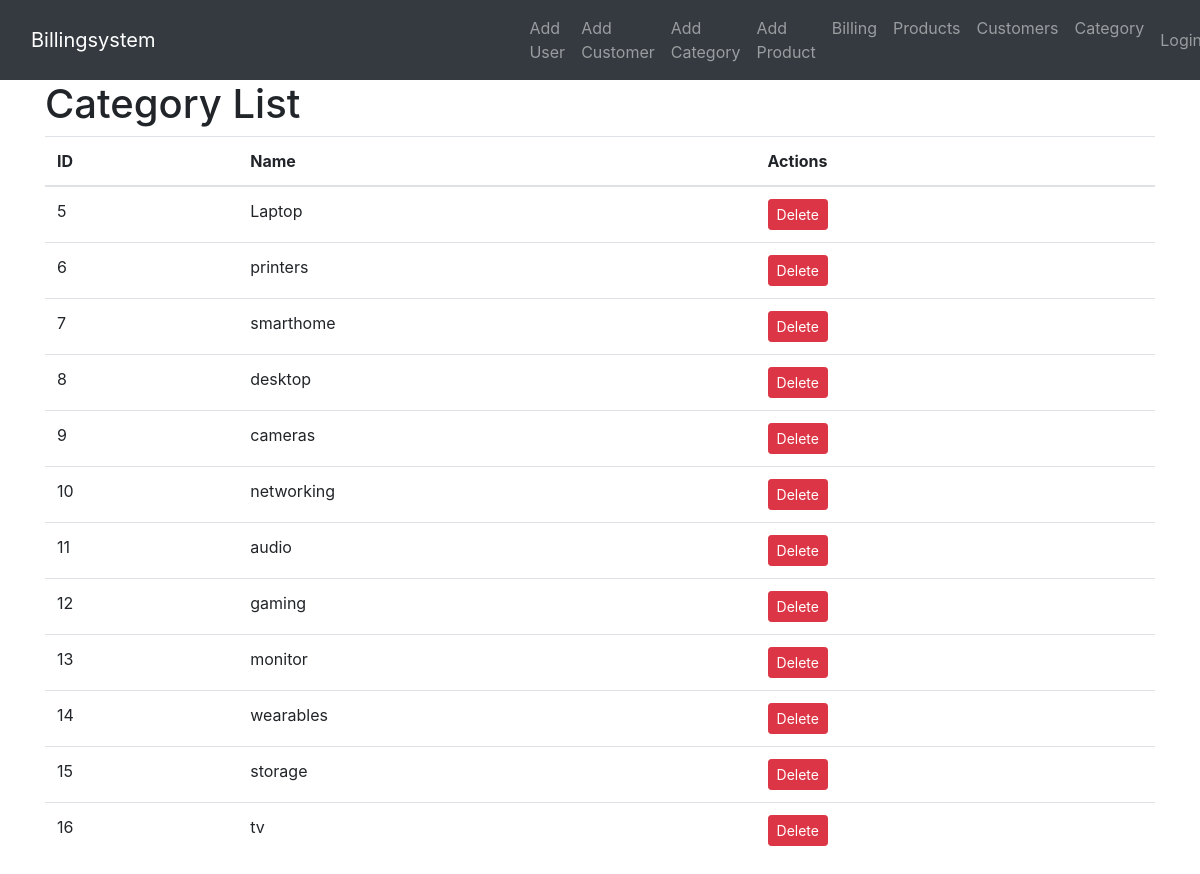
/categories/, run on an earlier commit of the app's database.
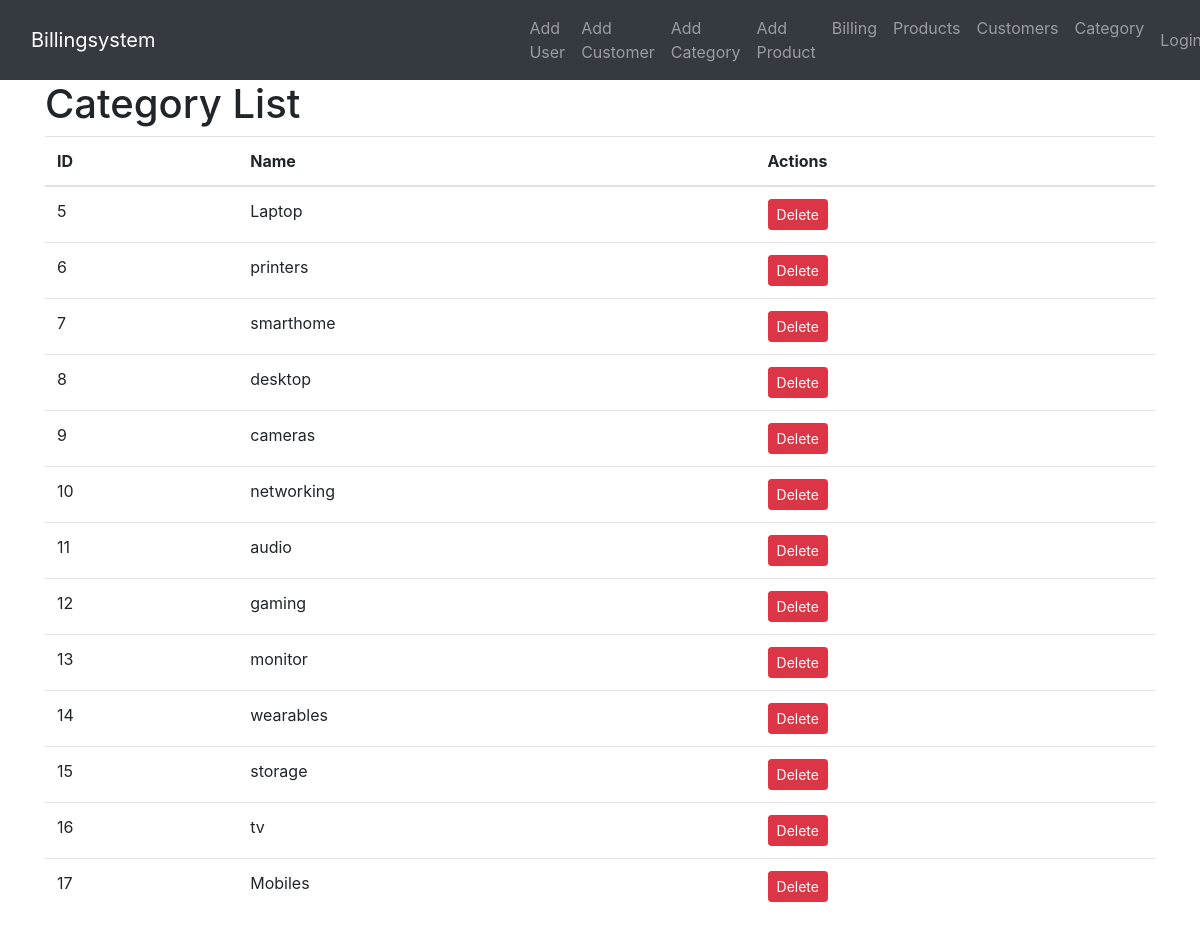
And on a later commit of the database.
### billingsystemapp/models.py (models this page shows, shortened)
class Category(models.Model):
    name = models.CharField(max_length=100)

### billingsystemapp/views.py (the view)
# urls.py: path('categories/', views.category_list, name='category_list'),
def category_list(request):
    categories = Category.objects.all()
    return render(request, 'category_list.html', {'categories': categories})

### billingsystemapp/templates/category_list.html (shortened to what this page needs)
<!DOCTYPE html>
<html lang="en">
<head>
    <link rel="stylesheet" href="https://stackpath.bootstrapcdn.com/bootstrap/4.5.2/css/bootstrap.min.css">
</head>
<body>
    <div class="nav">
        <nav class="navbar navbar-expand-lg navbar-dark bg-dark" style="width: 100%;">
            <div class="container-fluid">
                <a class="navbar-brand" href="{% url 'billing' %}">Billingsystem</a>
                <div class="collapse navbar-collapse justify-content-between" id="navbarNav">
                    <ul class="navbar-nav" style="padding-left: 350px;">
                        <li class="nav-item">
                            <a class="nav-link" href="{% url 'adduser' %}">Add User</a>
                        </li>
                        <li class="nav-item">
                            <a class="nav-link" href="{% url 'addcustomer' %}">Add Customer</a>
                        </li>
                        <li class="nav-item">
                            <a class="nav-link" href="{% url 'addcategory' %}">Add Category</a>
                        </li>
                        <li class="nav-item">
                            <a class="nav-link" href="{% url 'addproduct' %}">Add Product</a>
                        </li>
                        <li class="nav-item">
                            <a class="nav-link" href="{% url 'billing' %}">Billing</a>
                        </li>
                        <li class="nav-item">
                            <a class="nav-link" href="{% url 'product' %}">Products</a>
                        </li>
                        <li class="nav-item">
                            <a class="nav-link" href="{% url 'customers' %}">Customers</a>
                        </li>
                        <li class="nav-item">
                            <a class="nav-link" href="{% url 'category_list' %}">Category</a>
                        </li>
                    </ul>
                    <ul class="navbar-nav">
                        {% if user.is_authenticated %}
                            <li class="nav-item">
                                <a class="nav-link" href="{% url 'logout' %}">Logout</a>
                            </li>
                        {% else %}
                            <li class="nav-item">
                                <a class="nav-link" href="{% url 'login' %}">Login</a>
                            </li>
                        {% endif %}
                    </ul>
                </div>
            </div>
        </nav>
    </div>
    <div class="container">
        <h1>Category List</h1>
        <table class="table">
            <thead>
                <tr>
                    <th>ID</th>
                    <th>Name</th>
                    <th>Actions</th>
                </tr>
            </thead>
            <tbody>
                {% for category in categories %}
                <tr>
                    <td>{{ category.id }}</td>
                    <td>{{ category.name }}</td>
                    <td>
                        <a class="btn btn-sm btn-danger" href="{% url 'category_delete' category.id  %}">Delete</a>
                    </td>
                </tr>
                {% endfor %}
            </tbody>
        </table>
    </div>
</body>
</html>

What changed in the data, as far as the page shows it:
added Category: id "17", name "Mobiles"
